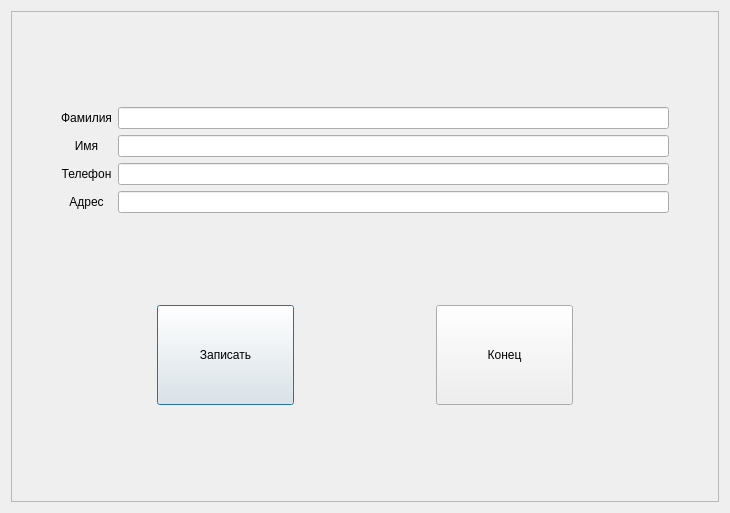
<?xml version="1.0" encoding="UTF-8"?>
<ui version="4.0">
 <class>AddForm</class>
 <widget class="QDialog" name="AddForm">
  <property name="geometry">
   <rect>
    <x>0</x>
    <y>0</y>
    <width>730</width>
    <height>513</height>
   </rect>
  </property>
  <property name="windowTitle">
   <string>Ввод/добавление записей</string>
  </property>
  <layout class="QVBoxLayout" name="verticalLayout_4">
   <item>
    <widget class="QFrame" name="frame">
     <property name="frameShape">
      <enum>QFrame::StyledPanel</enum>
     </property>
     <property name="frameShadow">
      <enum>QFrame::Raised</enum>
     </property>
     <layout class="QHBoxLayout" name="horizontalLayout_3">
      <item>
       <layout class="QVBoxLayout" name="verticalLayout_3">
        <item>
         <layout class="QHBoxLayout" name="horizontalLayout">
          <item>
           <spacer name="horizontalSpacer_2">
            <property name="orientation">
             <enum>Qt::Horizontal</enum>
            </property>
            <property name="sizeType">
             <enum>QSizePolicy::Preferred</enum>
            </property>
            <property name="sizeHint" stdset="0">
             <size>
              <width>40</width>
              <height>20</height>
             </size>
            </property>
           </spacer>
          </item>
          <item>
           <layout class="QVBoxLayout" name="verticalLayout_2">
            <item>
             <widget class="QLabel" name="label">
              <property name="text">
               <string>Фамилия</string>
              </property>
              <property name="alignment">
               <set>Qt::AlignCenter</set>
              </property>
             </widget>
            </item>
            <item>
             <widget class="QLabel" name="label_2">
              <property name="text">
               <string>Имя</string>
              </property>
              <property name="alignment">
               <set>Qt::AlignCenter</set>
              </property>
             </widget>
            </item>
            <item>
             <widget class="QLabel" name="label_3">
              <property name="text">
               <string>Телефон</string>
              </property>
              <property name="alignment">
               <set>Qt::AlignCenter</set>
              </property>
             </widget>
            </item>
            <item>
             <widget class="QLabel" name="label_4">
              <property name="text">
               <string>Адрес</string>
              </property>
              <property name="alignment">
               <set>Qt::AlignCenter</set>
              </property>
             </widget>
            </item>
           </layout>
          </item>
          <item>
           <layout class="QVBoxLayout" name="verticalLayout">
            <item>
             <widget class="QLineEdit" name="surnameLineEdit"/>
            </item>
            <item>
             <widget class="QLineEdit" name="nameLineEdit"/>
            </item>
            <item>
             <widget class="QLineEdit" name="phoneLineEdit"/>
            </item>
            <item>
             <widget class="QLineEdit" name="adressLineEdit"/>
            </item>
           </layout>
          </item>
          <item>
           <spacer name="horizontalSpacer">
            <property name="orientation">
             <enum>Qt::Horizontal</enum>
            </property>
            <property name="sizeType">
             <enum>QSizePolicy::Preferred</enum>
            </property>
            <property name="sizeHint" stdset="0">
             <size>
              <width>40</width>
              <height>20</height>
             </size>
            </property>
           </spacer>
          </item>
         </layout>
        </item>
        <item>
         <layout class="QHBoxLayout" name="horizontalLayout_2">
          <item>
           <spacer name="horizontalSpacer_3">
            <property name="orientation">
             <enum>Qt::Horizontal</enum>
            </property>
            <property name="sizeHint" stdset="0">
             <size>
              <width>40</width>
              <height>20</height>
             </size>
            </property>
           </spacer>
          </item>
          <item>
           <widget class="QPushButton" name="pushButton">
            <property name="sizePolicy">
             <sizepolicy hsizetype="Expanding" vsizetype="Expanding">
              <horstretch>0</horstretch>
              <verstretch>0</verstretch>
             </sizepolicy>
            </property>
            <property name="minimumSize">
             <size>
              <width>0</width>
              <height>0</height>
             </size>
            </property>
            <property name="maximumSize">
             <size>
              <width>16777215</width>
              <height>100</height>
             </size>
            </property>
            <property name="focusPolicy">
             <enum>Qt::StrongFocus</enum>
            </property>
            <property name="text">
             <string>Записать</string>
            </property>
            <property name="autoDefault">
             <bool>true</bool>
            </property>
            <property name="default">
             <bool>false</bool>
            </property>
           </widget>
          </item>
          <item>
           <spacer name="horizontalSpacer_5">
            <property name="orientation">
             <enum>Qt::Horizontal</enum>
            </property>
            <property name="sizeHint" stdset="0">
             <size>
              <width>40</width>
              <height>20</height>
             </size>
            </property>
           </spacer>
          </item>
          <item>
           <widget class="QPushButton" name="pushButton_3">
            <property name="sizePolicy">
             <sizepolicy hsizetype="Expanding" vsizetype="Fixed">
              <horstretch>0</horstretch>
              <verstretch>0</verstretch>
             </sizepolicy>
            </property>
            <property name="maximumSize">
             <size>
              <width>16777215</width>
              <height>100</height>
             </size>
            </property>
            <property name="text">
             <string>Конец</string>
            </property>
            <property name="autoDefault">
             <bool>true</bool>
            </property>
            <property name="default">
             <bool>false</bool>
            </property>
           </widget>
          </item>
          <item>
           <spacer name="horizontalSpacer_4">
            <property name="orientation">
             <enum>Qt::Horizontal</enum>
            </property>
            <property name="sizeHint" stdset="0">
             <size>
              <width>40</width>
              <height>20</height>
             </size>
            </property>
           </spacer>
          </item>
         </layout>
        </item>
       </layout>
      </item>
     </layout>
    </widget>
   </item>
  </layout>
 </widget>
 <resources/>
 <connections>
  <connection>
   <sender>pushButton_3</sender>
   <signal>clicked()</signal>
   <receiver>AddForm</receiver>
   <slot>close()</slot>
   <hints>
    <hint type="sourcelabel">
     <x>530</x>
     <y>335</y>
    </hint>
    <hint type="destinationlabel">
     <x>833</x>
     <y>498</y>
    </hint>
   </hints>
  </connection>
 </connections>
</ui>
